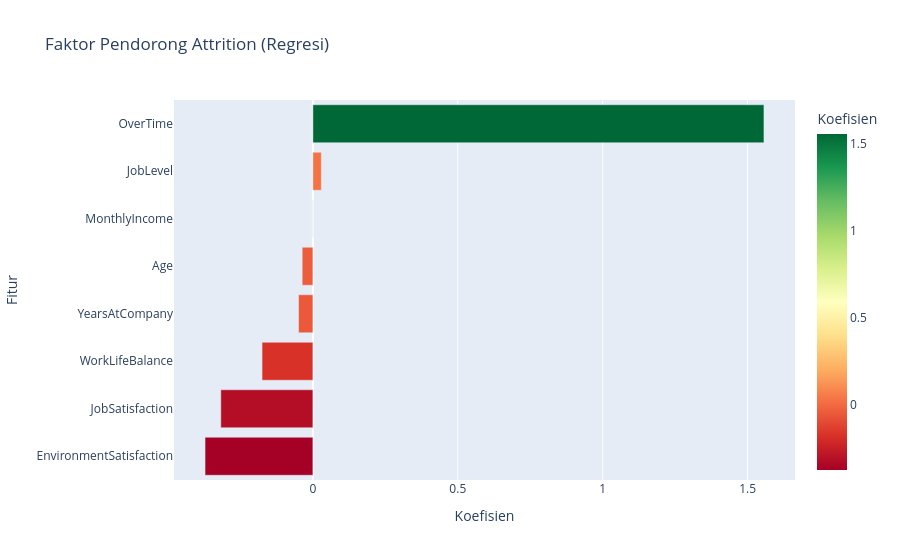
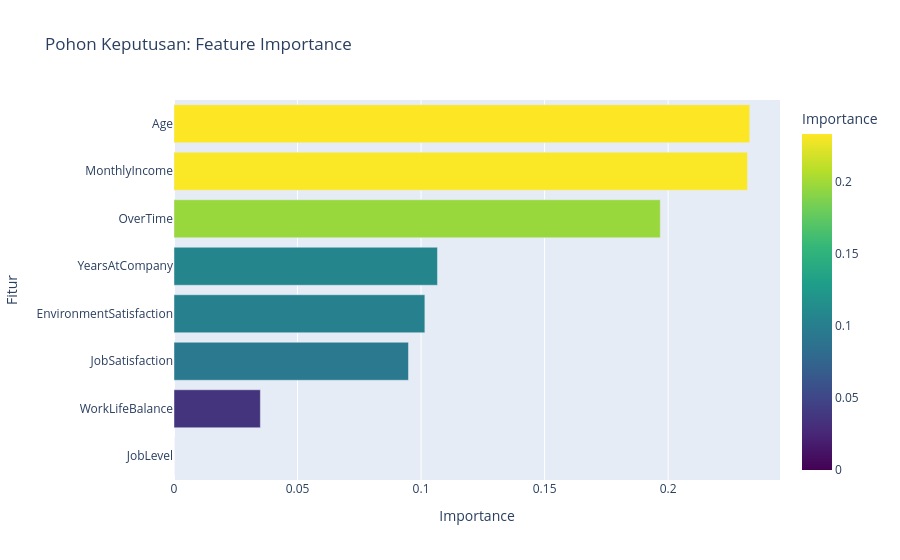
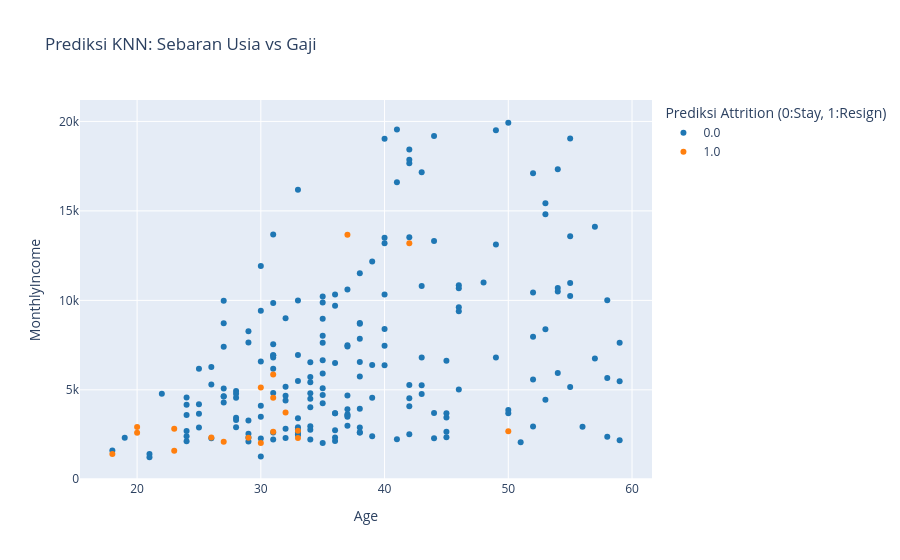
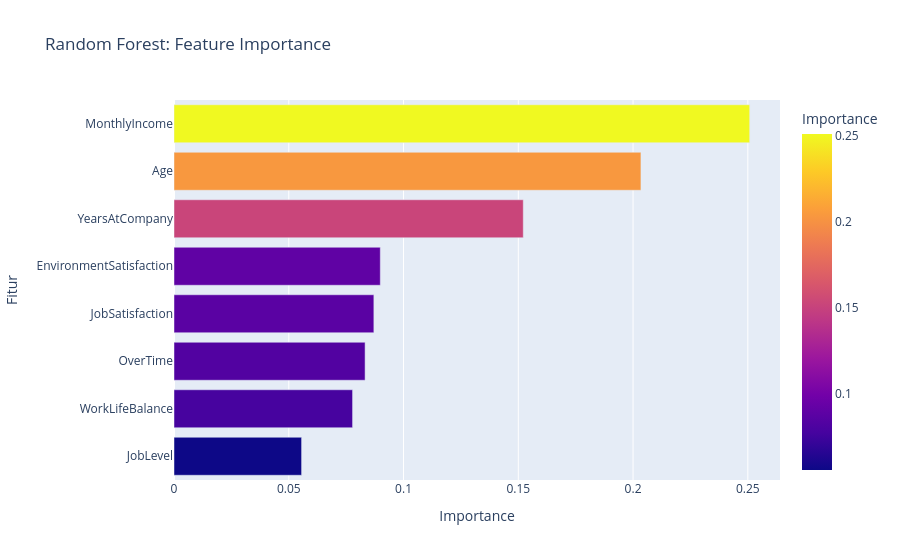

Here is the notebook cell these charts were saved with, in order:
### Markdown cell above
## 4. Modeling

### Code cell
# cell 2: Load Data (Gunakan fungsi dari script asli Anda)
def load_and_clean_data():
    # Asumsi file csv ada di direktori yang sama
    df = pd.read_csv('employee_data_clean.csv')
    df_cleaned = df.dropna(subset=['Attrition', 'Age', 'MonthlyIncome', 'OverTime']).copy()
    # Pastikan tipe data konsisten sebelum mapping
    df_cleaned['Attrition'] = df_cleaned['Attrition'].astype(float)
    df_cleaned['Attrition_Status'] = df_cleaned['Attrition'].map({1.0: 'Resigned', 0.0: 'Stayed'})
    return df_cleaned

df = load_and_clean_data()
print("Data Loaded Successfully!")

# cell 3: --- BAGIAN 2: MACHINE LEARNING (PREDICTIVE ANALYTICS) ---
print("Machine Learning Models & Insights")

# Preprocessing ML
ml_data = df[['Attrition', 'Age', 'MonthlyIncome', 'JobLevel', 'JobSatisfaction', 
              'EnvironmentSatisfaction', 'OverTime', 'YearsAtCompany', 'WorkLifeBalance']].copy()

le = LabelEncoder()
ml_data['OverTime'] = le.fit_transform(ml_data['OverTime'])

X = ml_data.drop('Attrition', axis=1)
y = ml_data['Attrition']
features_list = X.columns.tolist() 
X_train, X_test, y_train, y_test = train_test_split(X, y, test_size=0.2, random_state=42)

# Scaller khusus untuk KNN
scaler = StandardScaler()
X_train_scaled = scaler.fit_transform(X_train)
X_test_scaled = scaler.transform(X_test)


# --- A. Logistic Regression ---
lr = LogisticRegression(max_iter=1000)
lr.fit(X_train, y_train)
acc_lr = accuracy_score(y_test, lr.predict(X_test))
print(f"1. Logistic Regression (Acc: {acc_lr:.2%})")
coeffs = pd.DataFrame({'Fitur': X.columns, 'Koefisien': lr.coef_[0]}).sort_values(by='Koefisien')
# WARNA: Pakai gradasi Merah-Kuning-Hijau berdasarkan nilai koefisien
fig_lr = px.bar(coeffs, x='Koefisien', y='Fitur', orientation='h', title="Faktor Pendorong Attrition (Regresi)",
                color='Koefisien', color_continuous_scale='RdYlGn')
fig_lr.show()


# --- B. Decision Tree ---
dt = DecisionTreeClassifier(max_depth=5, random_state=42)
dt.fit(X_train, y_train)
acc_dt = accuracy_score(y_test, dt.predict(X_test))
print(f"2. Decision Tree (Acc: {acc_dt:.2%})")
feat_imp_dt = pd.DataFrame({'Fitur': X.columns, 'Importance': dt.feature_importances_}).sort_values(by='Importance')
# WARNA: Pakai gradasi warna tunggal (Viridis) biar kelihatan Fitur paling penting
fig_dt = px.bar(feat_imp_dt, x='Importance', y='Fitur', orientation='h', title="Pohon Keputusan: Feature Importance",
                color='Importance', color_continuous_scale='Viridis')
fig_dt.show()


# --- C. K-Nearest Neighbors (KNN) ---
knn = KNeighborsClassifier(n_neighbors=5)
knn.fit(X_train_scaled, y_train)
# Prediksi untuk visualisasi
y_pred_knn = knn.predict(X_test_scaled)
acc_knn = accuracy_score(y_test, y_pred_knn)
print(f"3. K-Nearest Neighbors (Acc: {acc_knn:.2%})")
# WARNA Titik: Pakai warna diskrit (kategori) yang kontras (D3)
fig_knn_val = px.scatter(X_test, x='Age', y='MonthlyIncome', color=y_pred_knn.astype(str),
                          title="Prediksi KNN: Sebaran Usia vs Gaji", 
                          labels={'color': 'Prediksi Attrition (0:Stay, 1:Resign)'},
                          color_discrete_sequence=px.colors.qualitative.D3)
fig_knn_val.show()


# --- D. Random Forest ---
rf = RandomForestClassifier(n_estimators=100, random_state=42)
rf.fit(X_train, y_train)
acc_rf = accuracy_score(y_test, rf.predict(X_test))
print(f"4. Random Forest (Acc: {acc_rf:.2%})")
feat_imp_rf = pd.DataFrame({'Fitur': X.columns, 'Importance': rf.feature_importances_}).sort_values(by='Importance')
# WARNA: Pakai gradasi Plasma
fig_rf = px.bar(feat_imp_rf, x='Importance', y='Fitur', orientation='h', title="Random Forest: Feature Importance",
                color='Importance', color_continuous_scale='Plasma')
fig_rf.show()


# --- E. XGBoost ---
xgb = XGBClassifier(use_label_encoder=False, eval_metric='logloss')
xgb.fit(X_train, y_train)
acc_xgb = accuracy_score(y_test, xgb.predict(X_test))
print(f"5. XGBoost (Acc: {acc_xgb:.2%})")
feat_imp_xgb = pd.DataFrame({'Fitur': X.columns, 'Importance': xgb.feature_importances_}).sort_values(by='Importance')
# WARNA: Pakai gradasi Cividis
fig_xgb = px.bar(feat_imp_xgb, x='Importance', y='Fitur', orientation='h', title="XGBoost: Feature Importance",
                 color='Importance', color_continuous_scale='Cividis')
fig_xgb.show()


# --- F. Clustering ---
print("6. Clustering (Segmentasi Karyawan)")
kmeans = KMeans(n_clusters=3, random_state=42, n_init=10)
df['Segment'] = kmeans.fit_predict(df[['Age', 'MonthlyIncome']])
# WARNA Titik: Pakai skema Set1 (disktrit kontras)
fig_cluster = px.scatter(df, x='Age', y='MonthlyIncome', color=df['Segment'].astype(str),
                          symbol='Attrition_Status', title="Segmentasi Karyawan (K-Means)",
                          labels={'color': 'Kluster Segment', 'symbol': 'Status Asli'},
                          color_discrete_sequence=px.colors.qualitative.Set1)
fig_cluster.show()


# cell 4: --- BAGIAN 3: DEEP LEARNING & PATTERN ANALYSIS ---
print("Deep Learning & Pattern Analysis")

# ANN
ann = MLPClassifier(hidden_layer_sizes=(64, 32), max_iter=500, random_state=42)
ann.fit(X_train_scaled, y_train)
acc_ann = accuracy_score(y_test, ann.predict(X_test_scaled))

print(f"1. Neural Networks (Acc: {acc_ann:.2%})")
ann_weights = np.abs(ann.coefs_[0]).sum(axis=1)
ann_imp_df = pd.DataFrame({'Fitur': features_list, 'Aktivitas': ann_weights}).sort_values(by='Aktivitas')
# WARNA: Pakai gradasi Turbo (warna-warni pelangi)
fig_ann = px.bar(ann_imp_df, x='Aktivitas', y='Fitur', orientation='h', title="ANN Feature Activation", 
                 color='Aktivitas', color_continuous_scale='Turbo', template="plotly_white")
fig_ann.show()


# Interaksi Pola Kompleks
print("2. Interaksi Pola Kompleks")
# Heatmap warnanya sudah ada bawaan (Viridis), kita biarkan
fig_inter = px.density_heatmap(df, x="Age", y="MonthlyIncome", z="Attrition", 
                                histfunc="avg", title="Heatmap Peluang Resign (Age vs Income)",
                                color_continuous_scale='Viridis', template="plotly_white")
fig_inter.show()

### Figure 1 — Plotly figure (JSON) as saved in the notebook; plotly's stock layout.template omitted (floating-point values rounded to 4 significant figures)
{"data": [{"hovertemplate": "Koefisien=%{marker.color}<br>Fitur=%{y}<extra></extra>", "legendgroup": "", "marker": {"color": [-0.3721, -0.3177, -0.1754, -0.04934, -0.03697, -7.037e-05, 0.02914, 1.556], "coloraxis": "coloraxis", "pattern": {"shape": ""}}, "name": "", "orientation": "h", "showlegend": false, "textposition": "auto", "type": "bar", "x": [-0.3721, -0.3177, -0.1754, -0.04934, -0.03697, -7.037e-05, 0.02914, 1.556], "xaxis": "x", "y": ["EnvironmentSatisfaction", "JobSatisfaction", "WorkLifeBalance", "YearsAtCompany", "Age", "MonthlyIncome", "JobLevel", "OverTime"], "yaxis": "y"}], "layout": {"barmode": "relative", "coloraxis": {"colorbar": {"title": {"text": "Koefisien"}}, "colorscale": [[0, "rgb(165,0,38)"], [0.1, "rgb(215,48,39)"], [0.2, "rgb(244,109,67)"], [0.3, "rgb(253,174,97)"], [0.4, "rgb(254,224,139)"], [0.5, "rgb(255,255,191)"], [0.6, "rgb(217,239,139)"], [0.7, "rgb(166,217,106)"], [0.8, "rgb(102,189,99)"], [0.9, "rgb(26,152,80)"], [1, "rgb(0,104,55)"]]}, "legend": {"tracegroupgap": 0}, "title": {"text": "Faktor Pendorong Attrition (Regresi)"}, "xaxis": {"anchor": "y", "domain": [0, 1], "title": {"text": "Koefisien"}}, "yaxis": {"anchor": "x", "domain": [0, 1], "title": {"text": "Fitur"}}}}

### Figure 2 — Plotly figure (JSON) as saved in the notebook; plotly's stock layout.template omitted (floating-point values rounded to 4 significant figures)
{"data": [{"hovertemplate": "Importance=%{marker.color}<br>Fitur=%{y}<extra></extra>", "legendgroup": "", "marker": {"color": [0.0, 0.03496, 0.0949, 0.1015, 0.1066, 0.1968, 0.2321, 0.233], "coloraxis": "coloraxis", "pattern": {"shape": ""}}, "name": "", "orientation": "h", "showlegend": false, "textposition": "auto", "type": "bar", "x": [0.0, 0.03496, 0.0949, 0.1015, 0.1066, 0.1968, 0.2321, 0.233], "xaxis": "x", "y": ["JobLevel", "WorkLifeBalance", "JobSatisfaction", "EnvironmentSatisfaction", "YearsAtCompany", "OverTime", "MonthlyIncome", "Age"], "yaxis": "y"}], "layout": {"barmode": "relative", "coloraxis": {"colorbar": {"title": {"text": "Importance"}}, "colorscale": [[0, "#440154"], [0.1111, "#482878"], [0.2222, "#3e4989"], [0.3333, "#31688e"], [0.4444, "#26828e"], [0.5556, "#1f9e89"], [0.6667, "#35b779"], [0.7778, "#6ece58"], [0.8889, "#b5de2b"], [1, "#fde725"]]}, "legend": {"tracegroupgap": 0}, "title": {"text": "Pohon Keputusan: Feature Importance"}, "xaxis": {"anchor": "y", "domain": [0, 1], "title": {"text": "Importance"}}, "yaxis": {"anchor": "x", "domain": [0, 1], "title": {"text": "Fitur"}}}}

### Figure 3 — Plotly figure (JSON) as saved in the notebook; plotly's stock layout.template omitted (floating-point values rounded to 4 significant figures; data arrays with more than 128 entries replaced by an {"elided": "..."} marker saying what was removed)
{"data": [{"hovertemplate": "Prediksi Attrition (0:Stay, 1:Resign)=0.0<br>Age=%{x}<br>MonthlyIncome=%{y}<extra></extra>", "legendgroup": "0.0", "marker": {"color": "#1F77B4", "symbol": "circle"}, "mode": "markers", "name": "0.0", "orientation": "v", "showlegend": true, "type": "scatter", "x": {"elided": "193 int values"}, "xaxis": "x", "y": {"elided": "193 int values"}, "yaxis": "y"}, {"hovertemplate": "Prediksi Attrition (0:Stay, 1:Resign)=1.0<br>Age=%{x}<br>MonthlyIncome=%{y}<extra></extra>", "legendgroup": "1.0", "marker": {"color": "#FF7F0E", "symbol": "circle"}, "mode": "markers", "name": "1.0", "orientation": "v", "showlegend": true, "type": "scatter", "x": [23, 27, 31, 26, 20, 30, 31, 50, 42, 37, 18, 31, 29, 33, 30, 23, 20, 33, 32], "xaxis": "x", "y": [1601, 2099, 4559, 2340, 2926, 2033, 5855, 2683, 13191, 13664, 1420, 2657, 2319, 2313, 5126, 2819, 2600, 2707, 3730], "yaxis": "y"}], "layout": {"legend": {"title": {"text": "Prediksi Attrition (0:Stay, 1:Resign)"}, "tracegroupgap": 0}, "title": {"text": "Prediksi KNN: Sebaran Usia vs Gaji"}, "xaxis": {"anchor": "y", "domain": [0, 1], "title": {"text": "Age"}}, "yaxis": {"anchor": "x", "domain": [0, 1], "title": {"text": "MonthlyIncome"}}}}

### Figure 4 — Plotly figure (JSON) as saved in the notebook; plotly's stock layout.template omitted (floating-point values rounded to 4 significant figures)
{"data": [{"hovertemplate": "Importance=%{marker.color}<br>Fitur=%{y}<extra></extra>", "legendgroup": "", "marker": {"color": [0.05559, 0.0778, 0.08325, 0.08707, 0.08987, 0.1522, 0.2034, 0.2508], "coloraxis": "coloraxis", "pattern": {"shape": ""}}, "name": "", "orientation": "h", "showlegend": false, "textposition": "auto", "type": "bar", "x": [0.05559, 0.0778, 0.08325, 0.08707, 0.08987, 0.1522, 0.2034, 0.2508], "xaxis": "x", "y": ["JobLevel", "WorkLifeBalance", "OverTime", "JobSatisfaction", "EnvironmentSatisfaction", "YearsAtCompany", "Age", "MonthlyIncome"], "yaxis": "y"}], "layout": {"barmode": "relative", "coloraxis": {"colorbar": {"title": {"text": "Importance"}}, "colorscale": [[0, "#0d0887"], [0.1111, "#46039f"], [0.2222, "#7201a8"], [0.3333, "#9c179e"], [0.4444, "#bd3786"], [0.5556, "#d8576b"], [0.6667, "#ed7953"], [0.7778, "#fb9f3a"], [0.8889, "#fdca26"], [1, "#f0f921"]]}, "legend": {"tracegroupgap": 0}, "title": {"text": "Random Forest: Feature Importance"}, "xaxis": {"anchor": "y", "domain": [0, 1], "title": {"text": "Importance"}}, "yaxis": {"anchor": "x", "domain": [0, 1], "title": {"text": "Fitur"}}}}
